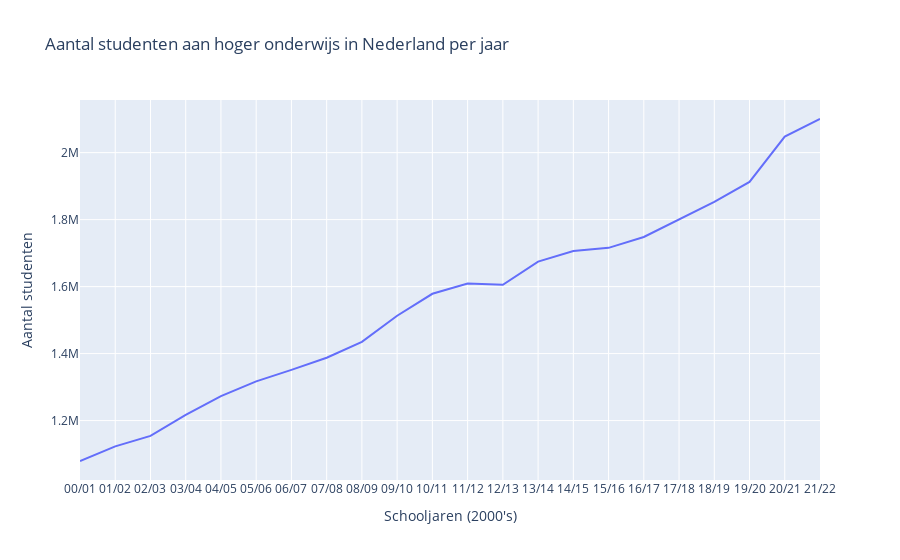

This figure's notebook cell:
### Code cell
import pandas as pd
import plotly.express as px

students = pd.read_csv('students.csv', delimiter=';', quotechar='"')

students_relevant = students[['Perioden', 'LeerlingenStudenten_1']]
students_total = students_relevant.groupby('Perioden').sum().reset_index()

students_total = students_total.assign(Perioden=students_total['Perioden'].str.removesuffix('SJ00'))
students_total = students_total.assign(Perioden=students_total['Perioden'].apply(lambda periode: f'{periode[-2:]}/{str(int(periode) + 1)[-2:]}'))

students_year = px.line(students_total, x='Perioden', y='LeerlingenStudenten_1', title='Aantal studenten aan hoger onderwijs in Nederland per jaar')
students_year.update_layout(xaxis_title='Schooljaren (2000\'s)')
students_year.update_layout(yaxis_title='Aantal studenten')
students_year.show()

### Figure 1 — Plotly figure (JSON) as saved in the notebook; plotly's stock layout.template omitted (floating-point values rounded to 4 significant figures)
{"data": [{"hovertemplate": "Perioden=%{x}<br>LeerlingenStudenten_1=%{y}<extra></extra>", "legendgroup": "", "line": {"color": "#636efa", "dash": "solid"}, "marker": {"symbol": "circle"}, "mode": "lines", "name": "", "orientation": "v", "showlegend": false, "type": "scatter", "x": ["00/01", "01/02", "02/03", "03/04", "04/05", "05/06", "06/07", "07/08", "08/09", "09/10", "10/11", "11/12", "12/13", "13/14", "14/15", "15/16", "16/17", "17/18", "18/19", "19/20", "20/21", "21/22"], "xaxis": "x", "y": [1079313, 1123137, 1154260, 1216933, 1273264, 1317062, 1351234, 1387644, 1435138, 1512962, 1578569, 1609102, 1605276, 1674658, 1706291, 1715741, 1748109, 1800650, 1853227, 1912427, 2048088, 2100410], "yaxis": "y"}], "layout": {"legend": {"tracegroupgap": 0}, "title": {"text": "Aantal studenten aan hoger onderwijs in Nederland per jaar"}, "xaxis": {"anchor": "y", "domain": [0, 1], "title": {"text": "Schooljaren (2000's)"}}, "yaxis": {"anchor": "x", "domain": [0, 1], "title": {"text": "Aantal studenten"}}}}
